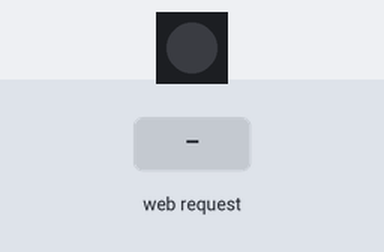
The sketch below on a simulated ESP8266 (NodeMCU). On the bench: 1 RGB LEDs in strip order, left to right. The test bench sets the inputs (shaded band). Dim RGB values are drawn brighter than linear; WiFi joins after 1.5 s; servers stay silent unless stated.

Above: at 2.7 s.
2.8 s: HTTP request GET /update?red=1&green=1&blue=1 received
At 3.8 s:
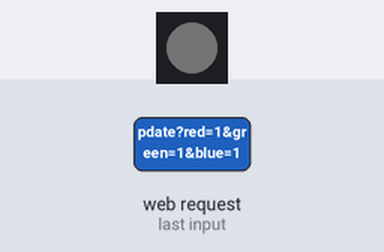
4.3 s: HTTP request GET /update?red=120&green=120&blue=120 received
At 5.0 s:
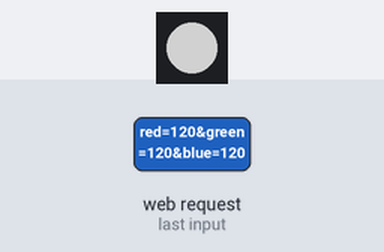
Timing chart, 0 to 7.3 s (numbered marks = the images above; inputs shaded):
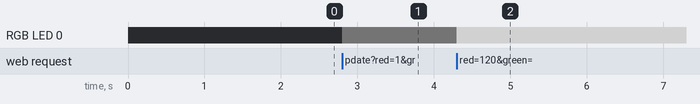

Measured:
- after the input at 2.8 s, RGB LED 0: off → RGB(1, 1, 1) at once
- after the input at 4.3 s, RGB LED 0: RGB(1, 1, 1) → RGB(120, 120, 120) at once

The sketch:

sketch_apr03a.ino
```cpp
#include <Adafruit_NeoPixel.h>

#include <ESP8266WiFi.h>
#include <WiFiClient.h>
#include <ESP8266WebServer.h>
#include <ESP8266mDNS.h>

const char* ssid = "";
const char* password = "";
const char* host = "illuminati";

// Update these with values suitable for your network.
IPAddress ip(192,168,0,128);
IPAddress gateway(192,168,0,1);
IPAddress subnet(255,255,255,0);

int led_red = 128;
int led_green = 128;
int led_blue = 128;

#define LED_PIN 14

Adafruit_NeoPixel strip = Adafruit_NeoPixel(1, LED_PIN, NEO_GRB + NEO_KHZ800);
ESP8266WebServer server(80);


void returnOK() {
  server.send(200, "text/plain", "");
}

void returnFail(String msg) {
  server.send(500, "text/plain", msg + "\r\n");
}

bool isGoodValue(String inputValue){

  bool badDigit = false;

  for (int x=0; x<=inputValue.length()-1; x++){
    if (!isDigit(inputValue[x])){
      badDigit = true;
      returnFail(inputValue[x] + " is not a valid digit");
      break;
    }
  }

  return !badDigit;
}

void setColour(int red, int green, int blue){
  strip.setPixelColor(0, strip.Color(red,green,blue));
  strip.show();
}

void changeColour() {
  if(!server.hasArg("red")) return returnFail("BAD ARGS");
  if(!server.hasArg("green")) return returnFail("BAD ARGS");
  if(!server.hasArg("blue")) return returnFail("BAD ARGS");
  String red = server.arg("red");
  String green = server.arg("green");
  String blue = server.arg("blue");
  if (isGoodValue(red) && isGoodValue(green) && isGoodValue(blue)){
    led_red = red.toInt();
    led_green = green.toInt();
    led_blue = blue.toInt();
    setColour(led_red, led_green, led_blue);
  }
  returnOK();
}

void handleNotFound(){
  String message = "";
  message += "URI: ";
  message += server.uri();
  message += "\nMethod: ";
  message += (server.method() == HTTP_GET)?"GET":"POST";
  message += "\nArguments: ";
  message += server.args();
  message += "\n";
  for (uint8_t i=0; i<server.args(); i++){
    message += " NAME:"+server.argName(i) + "\n VALUE:" + server.arg(i) + "\n";
  }
  server.send(404, "text/plain", message);
}


void setup(void){
  WiFi.begin(ssid, password);
  WiFi.config(ip, gateway, subnet);
  // Wait for connection
  uint8_t i = 0;
  while (WiFi.status() != WL_CONNECTED && i++ < 20) {//wait 10 seconds
    delay(500);
  }
  if(i == 21){
    while(1) delay(500);
  }

  //MDNS probably won't work in the office, but it's nice
  if (MDNS.begin(host)) {
    MDNS.addService("http", "tcp", 80);
  }

  //initialise the neopixel
  strip.begin();
  strip.show(); // Initialize all pixels to 'off'

  //Set links from requests to functions, just add more server.on lines
  //for more links
  server.on("/update", HTTP_GET, changeColour);
  server.onNotFound(handleNotFound);
  server.begin();
}

void loop(void){
  server.handleClient();
}
```
